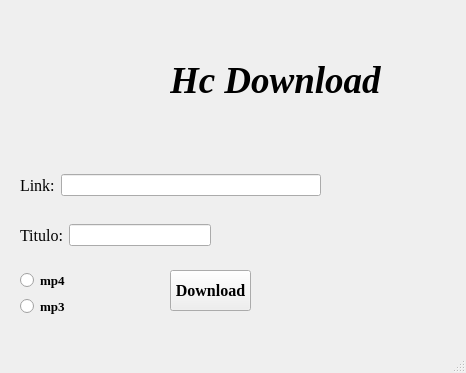
<?xml version="1.0" encoding="UTF-8"?>
<ui version="4.0">
 <class>MainWindow</class>
 <widget class="QMainWindow" name="MainWindow">
  <property name="geometry">
   <rect>
    <x>0</x>
    <y>0</y>
    <width>466</width>
    <height>373</height>
   </rect>
  </property>
  <property name="windowTitle">
   <string>MainWindow</string>
  </property>
  <widget class="QWidget" name="centralwidget">
   <widget class="QPushButton" name="bt_download">
    <property name="geometry">
     <rect>
      <x>170</x>
      <y>270</y>
      <width>81</width>
      <height>41</height>
     </rect>
    </property>
    <property name="font">
     <font>
      <family>Times New Roman</family>
      <pointsize>12</pointsize>
      <weight>75</weight>
      <bold>true</bold>
     </font>
    </property>
    <property name="text">
     <string>Download</string>
    </property>
   </widget>
   <widget class="QLabel" name="l_logo">
    <property name="geometry">
     <rect>
      <x>50</x>
      <y>30</y>
      <width>121</width>
      <height>111</height>
     </rect>
    </property>
    <property name="toolTip">
     <string>&lt;html&gt;&lt;head/&gt;&lt;body&gt;&lt;p&gt;&lt;img src=&quot;:/youtube/unnamed.png&quot;/&gt;&lt;/p&gt;&lt;/body&gt;&lt;/html&gt;</string>
    </property>
    <property name="styleSheet">
     <string notr="true">image:url(:/youtube/unnamed.png)</string>
    </property>
    <property name="text">
     <string/>
    </property>
   </widget>
   <widget class="QLabel" name="l_title">
    <property name="geometry">
     <rect>
      <x>170</x>
      <y>40</y>
      <width>221</width>
      <height>81</height>
     </rect>
    </property>
    <property name="font">
     <font>
      <family>Times New Roman</family>
      <pointsize>28</pointsize>
      <weight>75</weight>
      <italic>true</italic>
      <bold>true</bold>
     </font>
    </property>
    <property name="text">
     <string>Hc Download</string>
    </property>
   </widget>
   <widget class="QWidget" name="">
    <property name="geometry">
     <rect>
      <x>20</x>
      <y>270</y>
      <width>48</width>
      <height>46</height>
     </rect>
    </property>
    <layout class="QVBoxLayout" name="verticalLayout">
     <item>
      <widget class="QRadioButton" name="rb_mp4">
       <property name="font">
        <font>
         <family>Times New Roman</family>
         <pointsize>10</pointsize>
         <weight>75</weight>
         <bold>true</bold>
        </font>
       </property>
       <property name="text">
        <string>mp4</string>
       </property>
      </widget>
     </item>
     <item>
      <widget class="QRadioButton" name="rb_mp3">
       <property name="font">
        <font>
         <family>Times New Roman</family>
         <pointsize>10</pointsize>
         <weight>75</weight>
         <bold>true</bold>
        </font>
       </property>
       <property name="autoFillBackground">
        <bool>false</bool>
       </property>
       <property name="text">
        <string>mp3</string>
       </property>
      </widget>
     </item>
    </layout>
   </widget>
   <widget class="QWidget" name="">
    <property name="geometry">
     <rect>
      <x>20</x>
      <y>220</y>
      <width>191</width>
      <height>31</height>
     </rect>
    </property>
    <layout class="QHBoxLayout" name="horizontalLayout">
     <item>
      <widget class="QLabel" name="l_titulo">
       <property name="font">
        <font>
         <family>Times New Roman</family>
         <pointsize>12</pointsize>
         <weight>50</weight>
         <bold>false</bold>
        </font>
       </property>
       <property name="text">
        <string>Titulo:</string>
       </property>
      </widget>
     </item>
     <item>
      <widget class="QLineEdit" name="txt_titulo"/>
     </item>
    </layout>
   </widget>
   <widget class="QWidget" name="">
    <property name="geometry">
     <rect>
      <x>20</x>
      <y>170</y>
      <width>301</width>
      <height>31</height>
     </rect>
    </property>
    <layout class="QHBoxLayout" name="horizontalLayout_2">
     <item>
      <widget class="QLabel" name="l_link">
       <property name="font">
        <font>
         <family>Times New Roman</family>
         <pointsize>12</pointsize>
         <weight>50</weight>
         <bold>false</bold>
        </font>
       </property>
       <property name="text">
        <string>Link:</string>
       </property>
      </widget>
     </item>
     <item>
      <widget class="QLineEdit" name="txt_link">
       <property name="text">
        <string/>
       </property>
      </widget>
     </item>
    </layout>
   </widget>
  </widget>
  <widget class="QMenuBar" name="menubar">
   <property name="geometry">
    <rect>
     <x>0</x>
     <y>0</y>
     <width>466</width>
     <height>21</height>
    </rect>
   </property>
  </widget>
  <widget class="QStatusBar" name="statusbar"/>
 </widget>
 <resources>
  <include location="static/imagens/youtube.qrc"/>
 </resources>
 <connections/>
</ui>
